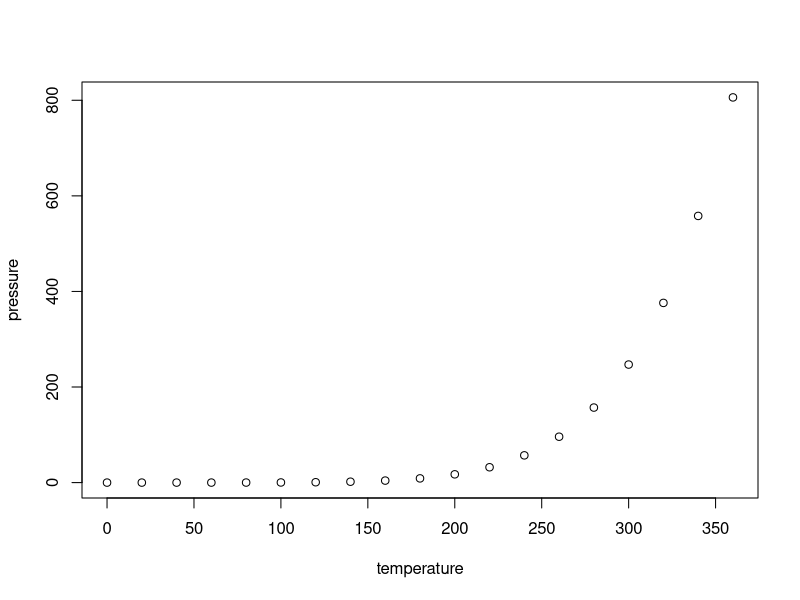
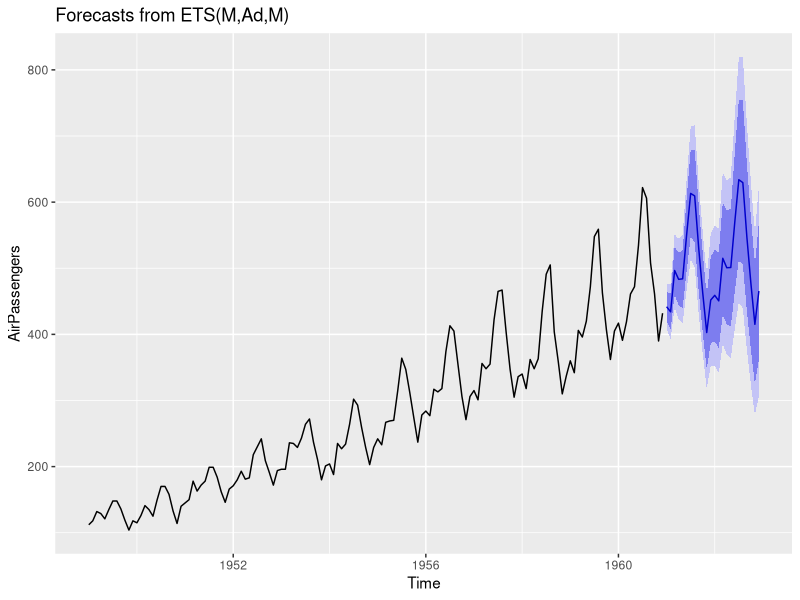

Source code (R) for these figures, in order:
## ---- chunk 1
knitr::opts_chunk$set(echo = TRUE)
## ---- chunk 2
summary(cars)
## ---- chunk 3
plot(pressure)
## ---- chunk 4
forecast::autoplot(forecast::forecast(AirPassengers))
